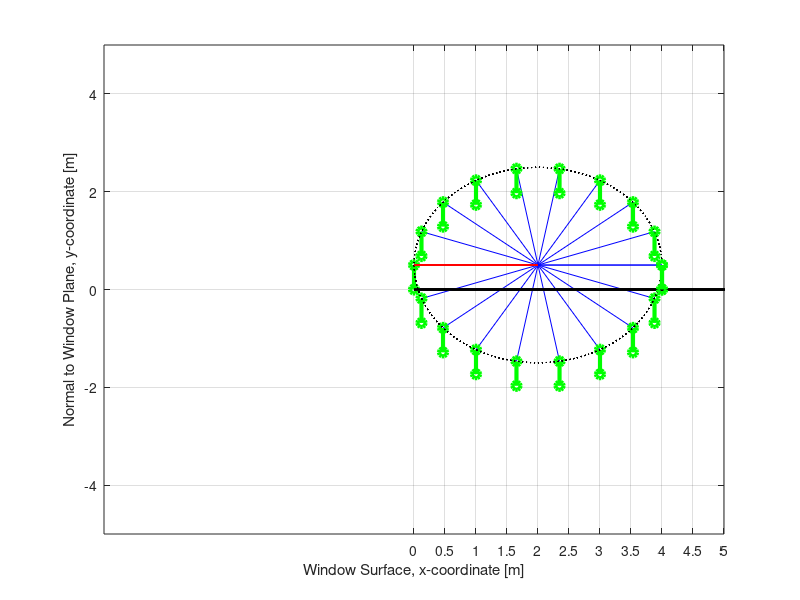

Write the MATLAB code that produced this figure.
%forward kinematics of 2R robotic arm with animation
%clearing the workspace, closing all and clearing the command window
clear all
close all
clc

%Inputs 
%Length of the First Link (m)
l1 = 2;
%Length of the Second Link (m) 
l2 = 2;
%Length of the Third Link (m) 
l3 = 0.5;
%Fixed Position of the First link 
x0 = 0;  %{x axis coordinate}
y0 = 0;  %{y axis coordinate}

% Angle swept by the links 
theta1 =linspace(360,360,19);  %{first link}
theta2 =linspace(360,0,19);  %{Second link}
% theta1 =[60,60,60,60,60,60,55,50,45,40,35,40,45,50,55,60];  %{first link}
% theta2 = [-120,-110,-100,-90,-80,-70,-70,-70,-70,-70,-70,-80,-90,-100,-110,-120];  %{Second link}
% theta3 =linspace(-90,-90,16);  %{Third link} 
theta3 =linspace(-90,-90,19);  %{Third link} 

r=2
% PP1x = zeros(17,1);
% PP1y = PP1x;
% PP2x = PP1x;
% PP2y = PP1x;
% PP3x = PP1x;
% PP3y = PP1x;


ct =1;  %{Counter number}
 plot([0 10], [0 0],'-k','linewidth',1);
 hold on
 k=2;
while k<=2
    
for i=1:length(theta3)
    plot([0 10], [0 0],'-k','linewidth',1);
    grid on
    set(gca,'xtick',[0:0.5:5])
    hold on
    rectangle('Position',[2-r,0.5-r,2*2,2*2],'Curvature',[1,1],...
    'LineStyle',':')    %drawing a cricle for centre at (2,0.5)
%     plot(PP1x, (PP1y+.5), '--g')
%     plot(PP2x, (PP2y+.5), '--m')
%     plot(PP3x, (PP3y+.5), '.c')
    THETA1 = theta1(i);        %{indexing each angle of first link} 
        THETA2 = theta2(i);       %{indexing each angle of Second link}
        THETA3 = theta3(i);     %{indexing each angle of Third link}
        x1 = x0+l1*cosd(THETA1);     %{Second link x-coordinate node1} 
        y1 = y0+l1*sind(THETA1);     %{Second link y-coordinate node1}  
        x2 = x0+x1+l2*cosd(THETA2+THETA1); %{Second link x-coordinate node2}  
        y2 = y0+y1+l2*sind(THETA2+THETA1); %{Second link y-coordinate node2}  
        x3 = x2 + l3*cosd(THETA3); %{Third link x-coordinate node2} 
        y3 = y2 + l3*sind(THETA3); %{Third link y-coordinate node2} 
        
%         PP1x(i) = x1;
%         PP1y(i) = y1;
%         PP2x(i) = x2;
%         PP2y(i) = y2;
%         PP3x(i) = x3;
%         PP3y(i) = y3;

%Plotting
plot([x0 x1],[0.5, y1+.5],'-r',[x1 x2],[y1+0.5 y2+.5],'-b', [x2 x3], [y2+.5 y3+0.5],'-og','linewidth',3);
hold off

axis([-5 5 -5 5]); %{Axis Range}
xlabel('Window Surface, x-coordinate [m]')
ylabel('Normal to Window Plane, y-coordinate [m]')
pause(0.2);            %{to pause the program for n seconds}
M(ct)= getframe(gcf);  %{collect different frames of figures} 
ct =ct+1;              %{Increment Counter} 
hold on
end
k=k+1;
end

%{    
for i=1:length(theta3)
    plot([0 10], [0 0],'-k','linewidth',1);
    hold on
    
%     plot(PP1x, (PP1y+.5), '--g')
%     plot(PP2x, (PP2y+.5), '--m')
%     plot(PP3x, (PP3y+.5), '.c')
    THETA1 = theta1(i);        %{indexing each angle of first link} 
        THETA2 = theta2(i);       %{indexing each angle of Second link}
        THETA3 = theta3(i);     %{indexing each angle of Third link}
        x1 = x0+l1*cosd(THETA1);     %{Second link x-coordinate node1} 
        y1 = y0+l1*sind(THETA1);     %{Second link y-coordinate node1}  
        x2 = x0+x1+l2*cosd(THETA2+THETA1); %{Second link x-coordinate node2}  
        y2 = y0+y1+l2*sind(THETA2+THETA1); %{Second link y-coordinate node2}  
        x3 = x2 + l3*cosd(THETA3+THETA2+THETA1); %{Third link x-coordinate node2} 
        y3 = y2 + l3*sind(THETA3+THETA2+THETA1); %{Third link y-coordinate node2} 
        
%         PP1x(i) = x1;
%         PP1y(i) = y1;
%         PP2x(i) = x2;
%         PP2y(i) = y2;
%         PP3x(i) = x3;
%         PP3y(i) = y3;

%Plotting
plot([x0 x1],[0, y1],[x1 x2],[y1 y2], [x2 x3], [y2 y3],'linewidth',3);
hold off

axis([-5 5 -5 5]); %{Axis Range}
xlabel('Window Surface, x-coordinate [m]')
ylabel('Normal to Window Plane, y-coordinate [m]')
pause(0.2);            %{to pause the program for n seconds}
M(ct)= getframe(gcf);  %{collect different frames of figures} 
ct =ct+1;              %{Increment Counter} 
hold on
end
%}
%{
movie(M,1,15) %{Making movie of collected frame} 
%{Assigning the videoname and type}
videofile = VideoWriter('Forward_Kinematics_run_6.avi','Uncompressed AVI');
%{to open the file}
open(videofile)   
%{assigning the different frames to videofile} 
writeVideo(videofile,M) 
close(videofile) %{To close the file}
%}